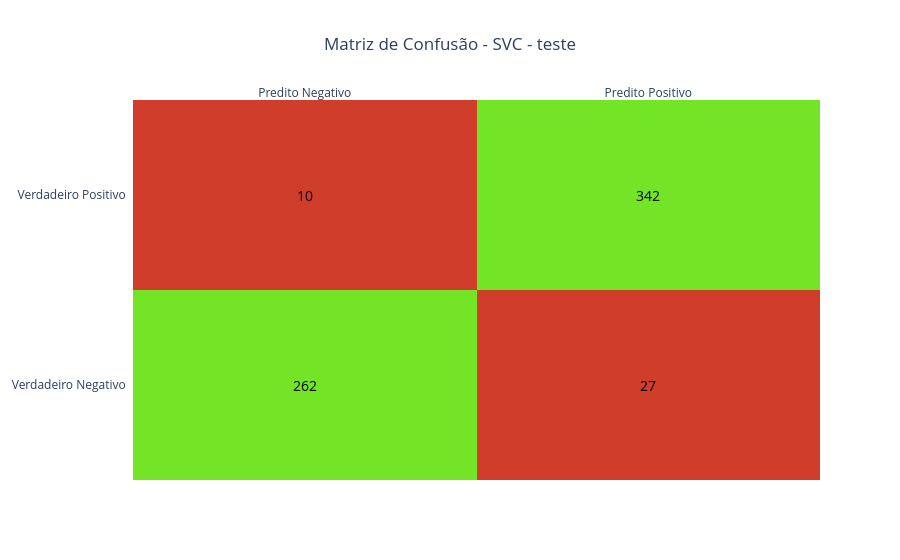

The notebook cell saved with this chart:
### Code cell
# GRAFICO DA MATRIZ DE CONFUSÃO

z = confusion_mtx_svc_treino

x = ['Predito Negativo', 'Predito Positivo']
y = ['Verdadeiro Negativo', 'Verdadeiro Positivo']

z_mask = [[1 if i == j else 0 for j in range(z.shape[1])] for i in range(z.shape[0])]
# Use the actual confusion numbers as annotation text
annot = z.astype(str).tolist()
# Colors: errors -> red, correct -> green
colorscale = [[0, "#d03d2a"], [1, "#73e526"]]

fig = ff.create_annotated_heatmap(
   z=z_mask,
   annotation_text=annot,
   
   x=x,
   y=y,
   colorscale=colorscale,
   showscale=False
)
# Make annotation text white for readability on colored cells
for a in fig.layout.annotations:
   a.font = dict(color='black', size=14)

fig.update_layout(title='Matriz de Confusão - SVC - teste', title_x=0.5 )


fig.show()

### Figure 1 — Plotly figure (JSON) as saved in the notebook; plotly's stock layout.template omitted (floating-point values rounded to 4 significant figures)
{"data": [{"colorscale": [[0, "#d03d2a"], [1, "#73e526"]], "reversescale": false, "showscale": false, "type": "heatmap", "x": ["Predito Negativo", "Predito Positivo"], "y": ["Verdadeiro Negativo", "Verdadeiro Positivo"], "z": [[1, 0], [0, 1]]}], "layout": {"annotations": [{"font": {"color": "black", "size": 14}, "showarrow": false, "text": "262", "x": "Predito Negativo", "xref": "x", "y": "Verdadeiro Negativo", "yref": "y"}, {"font": {"color": "black", "size": 14}, "showarrow": false, "text": "27", "x": "Predito Positivo", "xref": "x", "y": "Verdadeiro Negativo", "yref": "y"}, {"font": {"color": "black", "size": 14}, "showarrow": false, "text": "10", "x": "Predito Negativo", "xref": "x", "y": "Verdadeiro Positivo", "yref": "y"}, {"font": {"color": "black", "size": 14}, "showarrow": false, "text": "342", "x": "Predito Positivo", "xref": "x", "y": "Verdadeiro Positivo", "yref": "y"}], "title": {"text": "Matriz de Confusão - SVC - teste", "x": 0.5}, "xaxis": {"dtick": 1, "gridcolor": "rgb(0, 0, 0)", "side": "top", "ticks": ""}, "yaxis": {"dtick": 1, "ticks": "", "ticksuffix": "  "}}}
